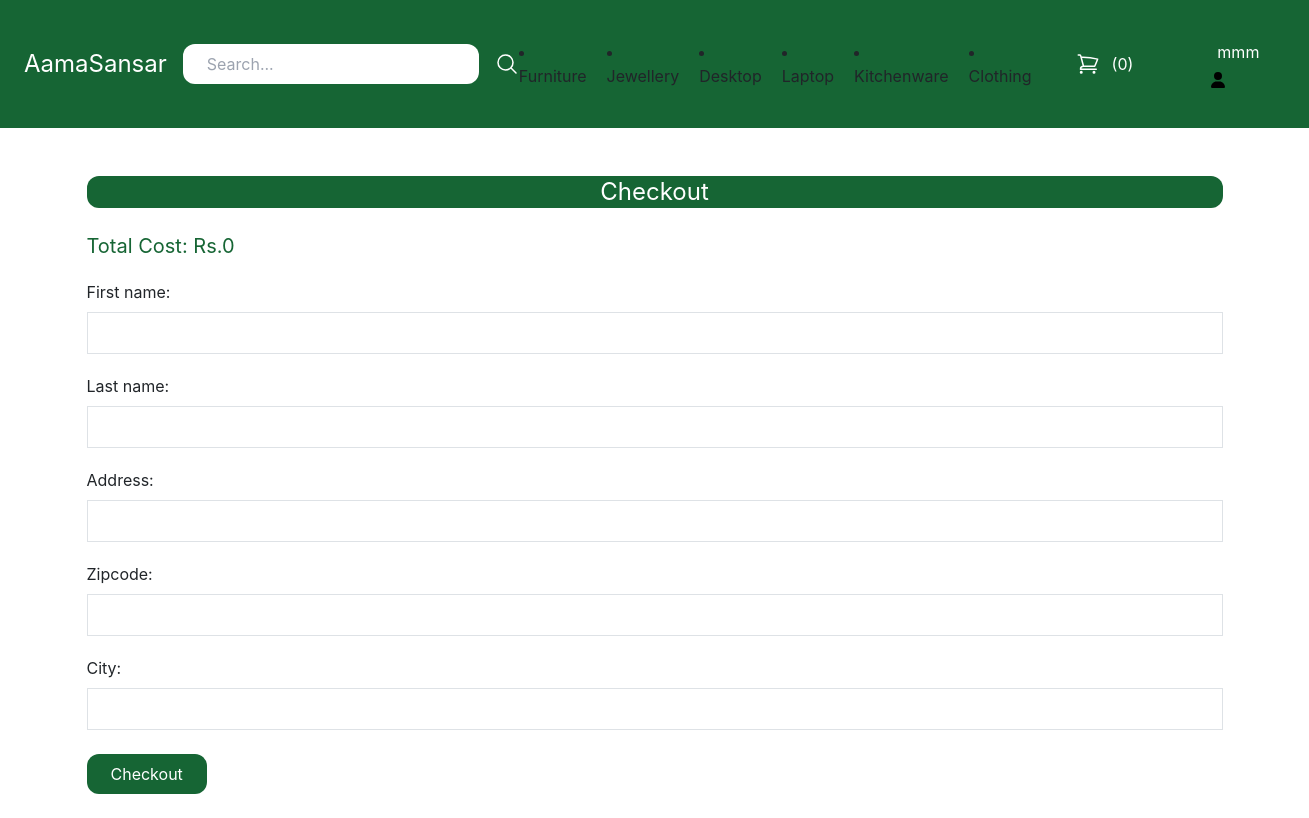
Screenshot of /cart/checkout (signed in) with the database file from the repository.
### store/models.py (models this page shows, shortened)
class Category(models.Model):
    title = models.CharField(max_length=50)
    slug = models.SlugField()
    class Meta:
        verbose_name_plural = 'Categories'

### vendor/models.py (models this page shows)
class EcommerceUser(AbstractUser):
    is_vendor = models.BooleanField(default=False)

### store/views.py (the view)
# urls.py: path('cart/checkout', views.checkout, name='checkout'),
@login_required
def checkout(request):
    cart = Cart(request)
    about = About.objects.all().first()
    if request.method == 'POST':
        form = OrderForm(request.POST)
        if form.is_valid():
            total_price = 0
            for item in cart:
                product = item['product']
                print(product.price)
                print(int(item['quantity']))
                total_price += product.price * int(item['quantity'])
            order = form.save(commit=False)
            order.created_by = request.user
            order.paid_amount = total_price
            order.save()
            for item in cart:
                product = item['product']
                quantity = int(item['quantity'])
                price = product.price * quantity
                item = OrderItem.objects.create(order=order, product=product, price=price, quantity=quantity,
                                                created_by_id=request.user.id)
            cart.clear()
        return redirect('frontpage')
    else:
        form = OrderForm()
    return render(request, 'store/checkout.html', {
        'cart': cart,
        'form': form,
        'about': about,
    })

### store/forms.py
class OrderForm(forms.ModelForm):
    class Meta:
        model = Order
        fields = ('first_name', 'last_name', 'address', 'zipcode', 'city',)
        widgets = {
            'first_name': forms.TextInput(attrs={
                'class': 'w-full px-4 py-2 border border-gray-200'
            }),
            'last_name': forms.TextInput(attrs={
                'class': 'w-full px-4 py-2 border border-gray-200'
            }),
            'address': forms.TextInput(attrs={
                'class': 'w-full px-4 py-2 border border-gray-200'
            }),
            'zipcode': forms.TextInput(attrs={
                'class': 'w-full px-4 py-2 border border-gray-200'
            }),
            'city': forms.TextInput(attrs={
                'class': 'w-full px-4 py-2 border border-gray-200'
            })}

### store/cart.py (called while the page is built)
    def __len__(self):
        return sum(item['quantity'] for item in self.cart.values())

    def get_total_cost(self):
        for p in self.cart.keys():
            self.cart[str(p)]['product'] = Product.objects.get(pk=p)
        return int(sum(item['product'].price * item['quantity'] for item in self.cart.values()))

### store/context_processors.py (called while the page is built)
def cart(request):
    return {'cart': Cart(request)}

### store/templatetags/menu.py (called while the page is built)
@register.inclusion_tag('core/menu.html')
def menu():
    categories = Category.objects.all().order_by('?')
    return {'categories': categories}

### store/templates/store/checkout.html (shortened to what this page needs)
{% extends 'core/base.html' %}
{% block content %}
    <h1 class="mb-6 text-2xl mt-6 text-center bg-green-800 text-white rounded-xl">Checkout</h1>
    <h2 class="text-xl text-green-800 ">Total Cost: Rs.{{ cart.get_total_cost }}</h2>
    <form method="post" action="{% url 'checkout' %}" class="space-y-5">
        {{ form.as_p }}
        <button class="mt-4 inline-block px-4 py-2 bg-green-800 rounded-xl text-white">Checkout</button>
    </form>
{% endblock %}

### core/templates/core/base.html (shortened to what this page needs)
{% load static %}
{% load menu %}
<!doctype html>
<html>
<head>
    <script src="https://cdn.tailwindcss.com"></script>
    <link rel="stylesheet" href="https://cdn.jsdelivr.net/npm/bootstrap@4.0.0/dist/css/bootstrap.min.css"
>
    <link rel="stylesheet"
          href="https://cdn.jsdelivr.net/npm/@fortawesome/fontawesome-free@5.15.4/css/fontawesome.min.css"
>
    <link href="{% static 'css/style.css' %}" rel="stylesheet">
</head>
<body>
<nav class="max-w-10xl mx-auto py-4 px-6 flex items-center justify-between bg-green-800">
    <div class="logo">
        <a href="/" class="text-2xl text-white">AamaSansar</a>
    </div>
    <div class="serach">
        <form method="get" action="{% url 'search' %}" class="flex items-center space-x-4">
            <input type="search" name="query" placeholder="Search..." class="py-2 px-6 rounded-xl">
            <button>
                <svg xmlns="http://www.w3.org/2000/svg" fill="none" viewBox="0 0 24 24" stroke-width="1.5"
                     stroke="currentColor" class="w-6 h-6 text-white">
                    <path stroke-linecap="round" stroke-linejoin="round"
                          d="M21 21l-5.197-5.197m0 0A7.5 7.5 0 105.196 5.196a7.5 7.5 0 0010.607 10.607z"/>
                </svg>
            </button>
        </form>
    </div>
    <div class="flex items-center space-x-5">
        {% menu %}
        {% if request.user.is_authenticated %}
            {% if not request.user.is_superuser and not request.user.is_vendor %}
                <a href="{% url 'cart_view' %}"
                   class="flex space-x-3 py-2 px-4 rounded-xl text-white hover:bg-teal-900">
                    <span>({{ cart|length }})</span> </a>
            {% endif %}
            <div class="dropdown">
                <button class="dropbtn">
                        <span class="py-2 px-4  rounded-xl text-white hover:bg-teal-900">
                          {% if request.user.is_superuser %}
                              <a href="{% url 'dashboard:admin_index' %}">{{ request.user.username }}</a>
                          {% elif request.user.is_vendor %}
                              <a href="{% url 'seller' request.user.id %}">{{ request.user.username }}</a>
                          {% else %}
                              <a href="{% url 'frontpage' %}">{{ request.user.username }}</a>
                          {% endif %}</span>
                </button>
            </div>
        {% endif %}
    </div>
</nav>
<div class="max-w-6xl mx-auto py-6 px-2">
    {% block content %}
    {% endblock %}
</div>
</body>
</html>

### core/templates/core/menu.html
{% for category in categories|slice:'6' %}
    <li class="megamenu-container">
        <a href="{% url 'category_detail' category.slug %}">{{ category.title }}</a>
    </li>
{% endfor %}

### core/templates/core/base.html (style rules this page uses)
.dropbtn { color: rgb(27, 23, 23); padding: 16px; font-size: 16px; border: none; }
.dropdown { position: relative; display: inline-block; }
.icon { width: 1em; display: inline; margin-right: 40px; position: relative; top: 0.15em; }

### rows the page displays
Category: title "Furniture"
Category: title "Jewellery"
Category: title "Desktop"
Category: title "Laptop"
Category: title "Kitchenware"
Category: title "Clothing"
EcommerceUser: user.username "mmm"

### other values shown
{{ cart|length }} "0"
{{ cart.get_total_cost }} "0"
